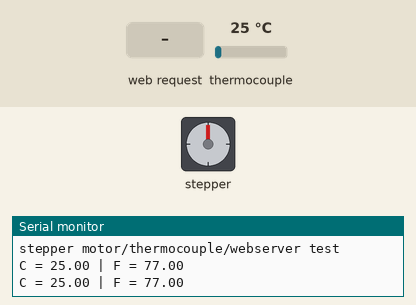
Simulated run of this sketch. Board: ESP8266 (NodeMCU). On the bench: stepper motor, the last lines printed to the serial monitor. Wiring (inferred from the names in the program): stepper motor (200 steps per turn assumed): coils D5, D6, D7, D8. The test bench sets the inputs (shaded band); at power-on: thermocouple 25 °C. EEPROM starts erased.

Above: at 4.8 s.
4.9 s: HTTP request GET / received
8.1 s: HTTP request GET /info received
10.1 s: HTTP request GET /getTemp received
At 28.4 s:
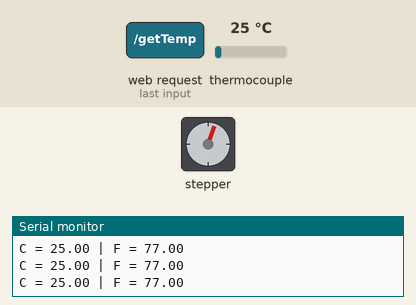
Timing chart, 0 to 30.1 s (numbered marks = the images above; inputs shaded):
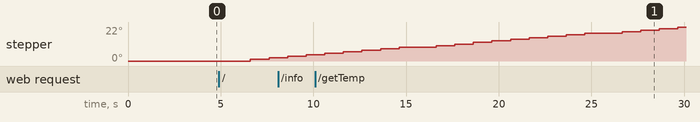

The sketch:

sm-t-w-combined_test.ino
```cpp
// Libraries
#include "max6675.h"
#include <ESP8266WiFi.h>
#include <ESP8266WebServer.h>
#include <string>
#include <ArduinoJson.h>
#include <EEPROM.h>
using namespace std;


// WIFI WEBSERVER //
// ssid and password
const char* ssid = "NodeMCU";  // Enter SSID here
const char* password = "";  //Enter Password here

// IP Address Details
IPAddress local_ip(192,168,1,1);
IPAddress gateway(192,168,1,1);
IPAddress subnet(255,255,255,0);

// initialize webserver
ESP8266WebServer server(80);

// temperature (Farenheit)
int cur_temp = 0;
int tar_temp = 0;

// STEPPER MOTOR //
// motor pins
#define IN1  D5
#define IN2  D6
#define IN3  D7
#define IN4  D8

// motor variables
#define CW   1
#define CCW  0
int pos = -1;
boolean Direction = true; //true -> clockwise, false -> counter-clockwise
int min_pos = 0;
int max_pos = 60;


// THERMOCOUPLE //
// thermocouple pins
#define thermoSO D4
#define thermoCS D3
#define thermoCLK D2

// initialize thermocouple
MAX6675 thermocouple(thermoCLK, thermoCS, thermoSO); // ***


void setup() {
  Serial.begin(9600);

  // TEST EEPROM //
  delay(3000);
  Serial.print("EEPROM[0]: "); Serial.println(EEPROM.read(0)); // check what was written to EEPROM[0] -> for first time, should print 255
  EEPROM.write(0, 98);


  // SETUP MOTOR //
  // set motor pins ***
  pinMode(IN1, OUTPUT);
  pinMode(IN2, OUTPUT);
  pinMode(IN3, OUTPUT);
  pinMode(IN4, OUTPUT);


  // SETUP WEBSERVER //
  // set wifi configuration
  WiFi.softAP(ssid, password);
  WiFi.softAPConfig(local_ip, gateway, subnet);
  delay(100);

  // web-server html pages
  server.on("/", handle_OnConnect);
  server.on("/info", handle_post);
  server.on("/getTemp", handle_temp);
  server.onNotFound(handle_NotFound);

  // start server
  server.begin();
  Serial.println("HTTP server started");
  // SETUP WEBSERVER //


  // SETUP THERMOCOUPLE //
  // wait for MAX chip to stabilize
  delay(500);

  Serial.println("stepper motor/thermocouple/webserver test");
}

//--

void loop() {
  // test stepper motor
  step_once(CCW);

  // test thermocouple
  cur_temp = thermocouple.readFarenheit();
  Serial.print("C = "); Serial.print(thermocouple.readCelsius()); Serial.print(" | F = "); Serial.println(thermocouple.readFahrenheit());

  // WEBSERVER LOOP //
  server.handleClient();
  // WEBSERVER LOOP //

  // For the MAX6675 to update, you must delay AT LEAST 250ms between reads!
  delay(1000);
}

//--

///* STEPPER MOTOR FUNCTIONS
void step_once(int Direction) {
  // handle direction of step
  if (Direction == 1) {
    pos += 1;
    if (pos > 7) pos = 0;
  } else if (Direction == 0) {
    pos -= 1;
    if (pos < 0) pos = 7;
  } else {
    Serial.print("ERROR: Invalid Turn Direction ["); Serial.print(Direction); Serial.println("]");
  }

  // step
  switch(pos){
   case 0:
     digitalWrite(IN1, LOW);
     digitalWrite(IN2, LOW);
     digitalWrite(IN3, LOW);
     digitalWrite(IN4, HIGH);
   break;
   case 1:
     digitalWrite(IN1, LOW);
     digitalWrite(IN2, LOW);
     digitalWrite(IN3, HIGH);
     digitalWrite(IN4, HIGH);
   break;
   case 2:
     digitalWrite(IN1, LOW);
     digitalWrite(IN2, LOW);
     digitalWrite(IN3, HIGH);
     digitalWrite(IN4, LOW);
   break;
   case 3:
     digitalWrite(IN1, LOW);
     digitalWrite(IN2, HIGH);
     digitalWrite(IN3, HIGH);
     digitalWrite(IN4, LOW);
   break;
   case 4:
     digitalWrite(IN1, LOW);
     digitalWrite(IN2, HIGH);
     digitalWrite(IN3, LOW);
     digitalWrite(IN4, LOW);
   break;
   case 5:
     digitalWrite(IN1, HIGH);
     digitalWrite(IN2, HIGH);
     digitalWrite(IN3, LOW);
     digitalWrite(IN4, LOW);
   break;
     case 6:
     digitalWrite(IN1, HIGH);
     digitalWrite(IN2, LOW);
     digitalWrite(IN3, LOW);
     digitalWrite(IN4, LOW);
   break;
   case 7:
     digitalWrite(IN1, HIGH);
     digitalWrite(IN2, LOW);
     digitalWrite(IN3, LOW);
     digitalWrite(IN4, HIGH);
   break;
   default:
     digitalWrite(IN1, LOW);
     digitalWrite(IN2, LOW);
     digitalWrite(IN3, LOW);
     digitalWrite(IN4, LOW);
   break;
  }
}
// STEPPER MOTOR FUNCTIONS */

//--

// WIFI WEBSERVER FUNCTIONS //
// this function is called whenever the app requests the temperature readings from the thermocouple
void handle_temp() {
  Serial.println("temperature requested");
  server.send(200, "text/plain", String(cur_temp));
}

void handle_post(){
  String input = server.arg("plain");
  DynamicJsonDocument doc(1024);

  DeserializationError error = deserializeJson(doc, input);

  tar_temp = doc["temp"];
  Serial.print("Input from app: "); Serial.print(input);
  Serial.print(" | Target temp set to: "); Serial.println(tar_temp);
  server.send(200, "text/html", SendHomeHTML());
}

void handle_OnConnect() {
  Serial.println("client connected");
  server.send(200, "text/html", SendHomeHTML());
}

void handle_NotFound(){
  server.send(404, "text/plain", "Not found");
}

String SendHomeHTML(){
  String ptr = "<!DOCTYPE html> <html>\n";
  ptr +="<head><meta name=\"viewport\" content=\"width=device-width, initial-scale=1.0, user-scalable=no\">\n";
  ptr +="<title>LED Control</title>\n";
  ptr +="<style>html { font-family: Helvetica; display: inline-block; margin: 0px auto; text-align: center;}\n";
  ptr +="body{margin-top: 50px;} h1 {color: #444444;margin: 50px auto 30px;} h3 {color: #444444;margin-bottom: 50px;}\n";
  ptr +=".button {display: block;width: 80px;background-color: #1abc9c;border: none;color: white;padding: 13px 30px;text-decoration: none;font-size: 25px;margin: 0px auto 35px;cursor: pointer;border-radius: 4px;}\n";
  ptr +=".button-on {background-color: #1abc9c;}\n";
  ptr +=".button-on:active {background-color: #16a085;}\n";
  ptr +=".button-off {background-color: #34495e;}\n";
  ptr +=".button-off:active {background-color: #2c3e50;}\n";
  ptr +="p {font-size: 14px;color: #888;margin-bottom: 10px;}\n";
  ptr +="</style>\n";
  ptr +="</head>\n";
  ptr +="<body>\n";
  ptr +="<h1>ESP8266 Web Server</h1>\n";
  ptr +="<h3>Using Access Point(AP) Mode</h3>\n";

  ptr +="<p>Target Temperature: " + String(tar_temp) + "</p>";
  ptr +="<p>Current Temperature: " + String(cur_temp) + "</p>";

  ptr +="</body>\n";
  ptr +="</html>\n";
  return ptr;
}
// WIFI WEBSERVER FUNCTIONS //
```
